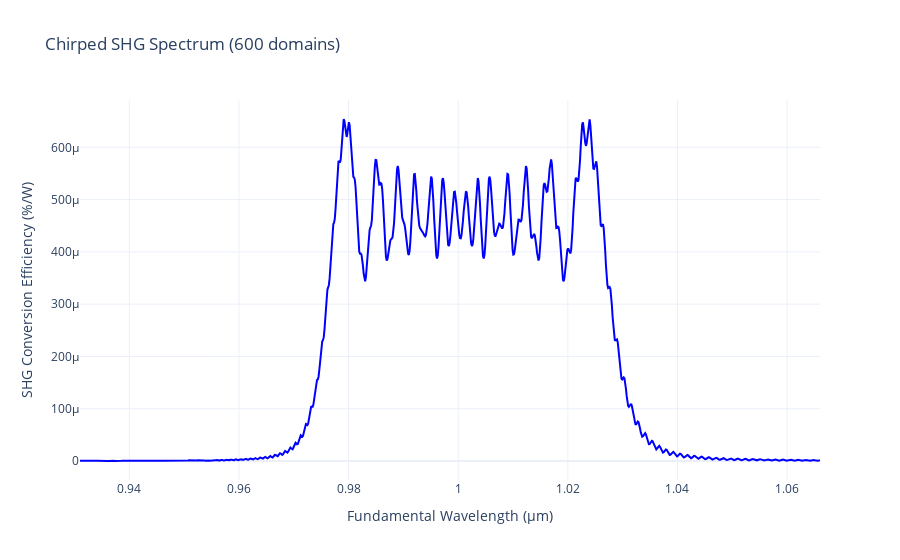
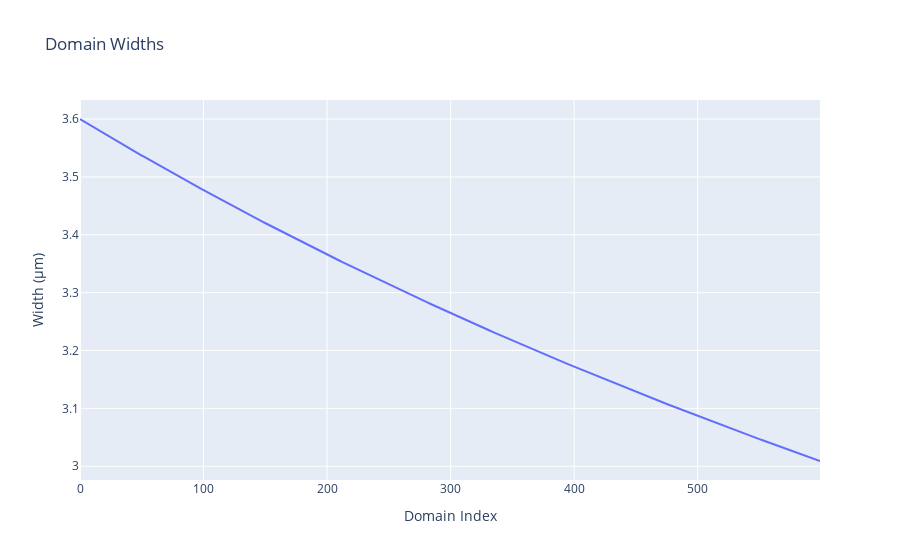

Notebook source saved alongside these figures, in order:
### Code cell
# --- Plotting Results ---
print("3. Plotting results...")
fig = go.Figure()
fig.add_trace(
    go.Scatter(
        x=wls,
        y=effs,
        mode="lines",
        name="SHG Conversion Efficiency",
        line={"color": "blue", "width": 2},
    ),
)
fig.update_layout(
    title_text=f"Chirped SHG Spectrum ({num_domains} domains)",
    xaxis_title="Fundamental Wavelength (μm)",
    yaxis_title="SHG Conversion Efficiency (%/W)",
    template="plotly_white",
)
fig.show()

plot_domain_widths(widths)

### Figure 1 — Plotly figure (JSON) as saved in the notebook; plotly's stock layout.template omitted (floating-point values rounded to 4 significant figures; data arrays with more than 128 entries replaced by an {"elided": "..."} marker saying what was removed)
{"data": [{"line": {"color": "blue", "width": 2}, "mode": "lines", "name": "SHG Conversion Efficiency", "type": "scatter", "x": {"elided": "1000 float values"}, "y": {"elided": "1000 float values"}}], "layout": {"title": {"text": "Chirped SHG Spectrum (600 domains)"}, "xaxis": {"title": {"text": "Fundamental Wavelength (μm)"}}, "yaxis": {"title": {"text": "SHG Conversion Efficiency (%/W)"}}}}

### Figure 2 — Plotly figure (JSON) as saved in the notebook; plotly's stock layout.template omitted (floating-point values rounded to 4 significant figures; data arrays with more than 128 entries replaced by an {"elided": "..."} marker saying what was removed)
{"data": [{"type": "scatter", "y": {"elided": "600 float values"}}], "layout": {"title": {"text": "Domain Widths"}, "xaxis": {"title": {"text": "Domain Index"}}, "yaxis": {"title": {"text": "Width (μm)"}}}}
